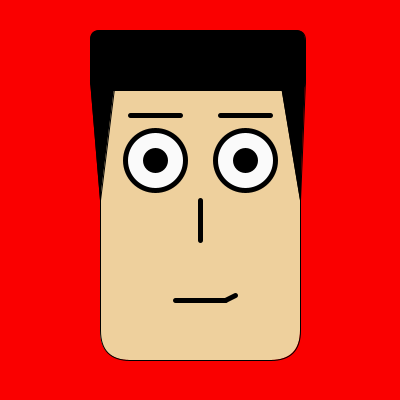
Frame 1 (no input)
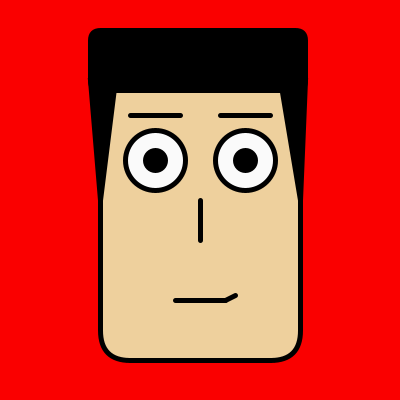
Frame 60 (the mouse pressed at the canvas centre just before this capture)
Frame 120 (the mouse held since frame 60 and released just before this capture): identical to frame 60, image omitted

The Processing sketch that drew these frames (run headless with seeded random() and noise(); from frame 60 on, the mouse is pressed at the canvas centre):

// Processing sketch: tp0
// ── tp0.pde
//Rodriguez Pablo
//Legajo: 88145/4

void setup(){
size(400,400);

}

void draw (){
  background(250,0,0);

//cabeza
  fill(238,208,157);
  rect(100,80,200,280,30);
  
 //cabello
  fill(0);
  triangle(90,80,100,200,115,80);
  triangle(280,80,300,200,305,80);
  rect(90,30,215,60,10);
  
 //nariz
  strokeWeight(5);
  line(200,200,200,240);
  
  
 //boca
  line(175,300,225,300);
  line(225,300,235,295);
  
 //ojos
  fill(250);
  ellipse(155,160,60,60);
  ellipse(245,160,60,60);
 
 //iris de los ojos
  fill(0);
  ellipse(155,160,20,20);
  ellipse(245,160,20,20);
 
 //cejas
  line(130,115,180,115);
  line(220,115,270,115);
}
